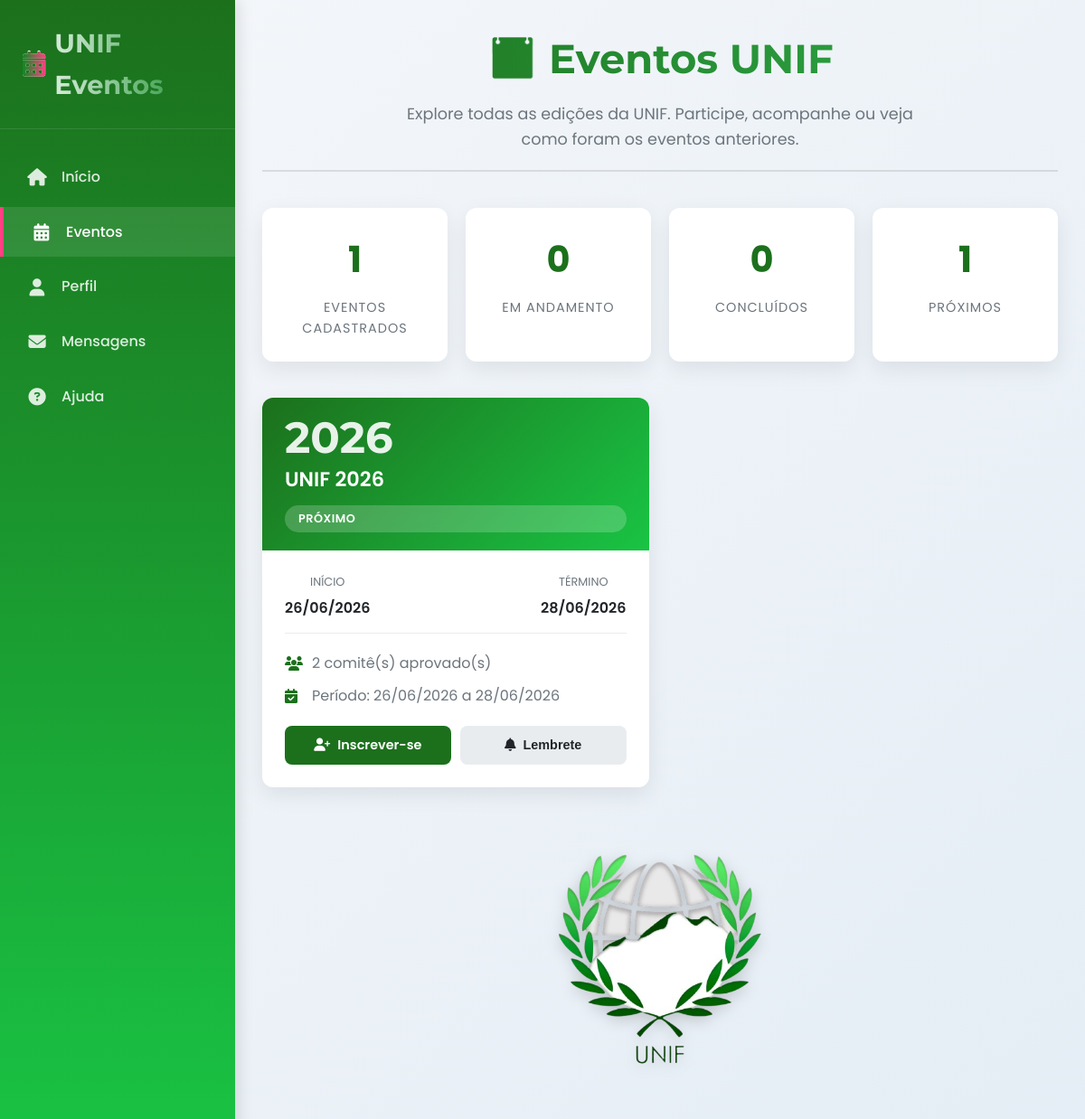
Page /pages/eventos.php (signed in) on the committed database.
### tables this page shows
CREATE TABLE `unif` (
  `id_unif` int(11) NOT NULL,
  `data_inicio_unif` date DEFAULT NULL,
  `data_fim_unif` date DEFAULT NULL,
  `data_inicio_inscricao_delegado` date DEFAULT NULL,
  `data_fim_inscricao_delegado` date DEFAULT NULL,
  `data_inicio_inscricao_comite` date DEFAULT NULL,
  `data_fim_inscricao_comite` date DEFAULT NULL,
  `data_inicio_inscricao_staff` date DEFAULT NULL,
  `data_fim_inscricao_staff` date DEFAULT NULL,
  `nome` varchar(50) NOT NULL
);

### pages/eventos.php (the view, shortened to what this page needs)
<?php
require_once 'php/conexao.php';
$eventos = [];
if ($conn && $conn->connect_error === null) {
    $sql = "SELECT * FROM unif ORDER BY data_inicio_unif DESC";
    $result = $conn->query($sql);
    if ($result && $result->num_rows > 0) {
        while($row = $result->fetch_assoc()) {
            $data_atual = date('Y-m-d');
            $data_inicio = $row['data_inicio_unif'];
            $data_fim = $row['data_fim_unif'];
            $ano = $row['nome'];
            if (preg_match('/\d{4}/', $ano, $matches)) {
                $ano = $matches[0];
            } else {
                $ano = date('Y', strtotime($data_inicio));
            }
            if ($data_atual > $data_fim) {
                $status = 'concluido';
                $status_text = 'Concluído';
                $status_class = 'concluido';
            } elseif ($data_atual >= $data_inicio && $data_atual <= $data_fim) {
                $status = 'em_andamento';
                $status_text = 'Em Andamento';
                $status_class = 'andamento';
            } elseif ($data_atual < $data_inicio) {
                $status = 'futuro';
                $status_text = 'Próximo';
                $status_class = 'futuro';
            } else {
                $status = 'desconhecido';
                $status_text = 'Indefinido';
                $status_class = 'desconhecido';
            }
            $sql_comites = "SELECT COUNT(*) as total FROM comite WHERE id_unif = ? AND status = 'aprovado'";
            $stmt_comites = $conn->prepare($sql_comites);
            $stmt_comites->bind_param("i", $row['id_unif']);
            $stmt_comites->execute();
            $result_comites = $stmt_comites->get_result();
            $comites_count = $result_comites->fetch_assoc()['total'] ?? 0;
            $eventos[] = [
                'id' => $row['id_unif'],
                'nome' => $row['nome'],
                'ano' => $ano,
                'data_inicio' => $data_inicio,
                'data_fim' => $data_fim,
                'status' => $status,
                'status_text' => $status_text,
                'status_class' => $status_class,
                'comites_count' => $comites_count,
                'data_inicio_formatada' => date('d/m/Y', strtotime($data_inicio)),
                'data_fim_formatada' => date('d/m/Y', strtotime($data_fim))
            ];
        }
    }
}
?>
<!DOCTYPE html>
<html lang="pt-BR">
<head>
    <link rel="stylesheet" href="https://cdnjs.cloudflare.com/ajax/libs/font-awesome/6.4.0/css/all.min.css">
</head>
<body>
<div class="container">
  <nav class="sidebar">
    <div class="sidebar-header">
      <h2><i class="fas fa-calendar-alt"></i> <span>UNIF Eventos</span></h2>
    </div>
    <ul class="sidebar-menu">
      <li data-tooltip="Início">
        <a href="inicio.php"><i class="fas fa-home"></i> <span>Início</span></a>
      </li>
      <li class="active" data-tooltip="Eventos">
        <a href="eventos.php"><i class="fas fa-calendar-alt"></i> <span>Eventos</span></a>
      </li>
      <li data-tooltip="Perfil">
        <a href="perfil.php"><i class="fas fa-user"></i> <span>Perfil</span></a>
      </li>
      <li data-tooltip="Mensagens">
        <a href="mensagens.php"><i class="fas fa-envelope"></i> <span>Mensagens</span></a>
      </li>
      <li data-tooltip="Ajuda">
        <a href="ajuda.php"><i class="fas fa-question-circle"></i> <span>Ajuda</span></a>
      </li>
    </ul>
  </nav>
  <main class="main-content">
    <div class="header fade-in">
      <h1>📅 Eventos UNIF</h1>
      <p>Explore todas as edições da UNIF. Participe, acompanhe ou veja como foram os eventos anteriores.</p>
    </div>
    <div class="stats-section fade-in delay-1">
      <div class="stat-card">
        <div class="stat-number"><?php echo count($eventos); ?></div>
        <div class="stat-label">Eventos Cadastrados</div>
      </div>
      <div class="stat-card">
        <div class="stat-number"><?php echo count(array_filter($eventos, function($e) { return $e['status'] === 'em_andamento'; })); ?></div>
        <div class="stat-label">Em Andamento</div>
      </div>
      <div class="stat-card">
        <div class="stat-number"><?php echo count(array_filter($eventos, function($e) { return $e['status'] === 'concluido'; })); ?></div>
        <div class="stat-label">Concluídos</div>
      </div>
      <div class="stat-card">
        <div class="stat-number"><?php echo count(array_filter($eventos, function($e) { return $e['status'] === 'futuro'; })); ?></div>
        <div class="stat-label">Próximos</div>
      </div>
    </div>
    <?php if (empty($eventos)): ?>
      <div class="no-events fade-in">
        <div class="icon">📅</div>
        <h3>Nenhum evento cadastrado</h3>
        <p>Não há eventos da UNIF cadastrados no sistema no momento.</p>
        <?php if (isset($_SESSION["adm"]) && $_SESSION["adm"] == true): ?>
          <a href="cadastrar_unif.php" class="event-btn btn-primary">
            <i class="fas fa-plus"></i> Cadastrar Novo Evento
          </a>
        <?php endif; ?>
      </div>
    <?php else: ?>
      <div class="events-grid">
        <?php foreach($eventos as $index => $evento): ?>
          <div class="event-card fade-in delay-<?php echo ($index % 4) + 1; ?>">
            <div class="event-header <?php echo $evento['status_class']; ?>">
              <div class="event-year"><?php echo $evento['ano']; ?></div>
              <div class="event-name"><?php echo htmlspecialchars($evento['nome']); ?></div>
              <span class="event-status"><?php echo $evento['status_text']; ?></span>
            </div>
            <div class="event-body">
              <div class="event-dates">
                <div class="date-item">
                  <div class="date-label">Início</div>
                  <div class="date-value"><?php echo $evento['data_inicio_formatada']; ?></div>
                </div>
                <div class="date-item">
                  <div class="date-label">Término</div>
                  <div class="date-value"><?php echo $evento['data_fim_formatada']; ?></div>
                </div>
              </div>
              <div class="event-info">
                <div class="info-item">
                  <i class="fas fa-users"></i>
                  <span><?php echo $evento['comites_count']; ?> comitê(s) aprovado(s)</span>
                </div>
                <div class="info-item">
                  <i class="fas fa-calendar-check"></i>
                  <span>Período: <?php echo $evento['data_inicio_formatada']; ?> a <?php echo $evento['data_fim_formatada']; ?></span>
                </div>
              </div>
              <div class="event-actions">
                <?php if ($evento['status'] === 'concluido'): ?>
                  <a href="relatorio_evento.php?id=<?php echo $evento['id']; ?>" class="event-btn btn-secondary">
                    <i class="fas fa-chart-bar"></i> Relatório
                  </a>
                  <a href="galeria.php?id=<?php echo $evento['id']; ?>" class="event-btn btn-primary">
                    <i class="fas fa-images"></i> Galeria
                  </a>
                <?php elseif ($evento['status'] === 'futuro'): ?>
                  <a href="participacao.php?id_unif=<?php echo $evento['id']; ?>" class="event-btn btn-primary">
                    <i class="fas fa-user-plus"></i> Inscrever-se
                  </a>
                  <button class="event-btn btn-secondary" onclick="notificarEvento(<?php echo $evento['id']; ?>)">
                    <i class="fas fa-bell"></i> Lembrete
                  </button>
                <?php endif; ?>
              </div>
            </div>
          </div>
        <?php endforeach; ?>
      </div>
    <?php endif; ?>
    <img src="images/unif.png" alt="Logo UNIF" class="unif-logo fade-in delay-2">
  </main>
</div>
</body>
</html>

### rows in the picture
unif: ano "2026", nome "UNIF 2026", status_text "PRÓXIMO", data_inicio_formatada "26/06/2026", data_fim_formatada "28/06/2026", comites_count "2"

### other values in the picture
count($eventos) "1"
